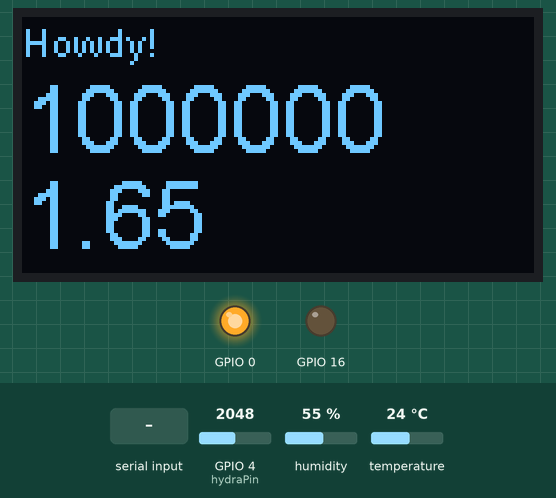
A sketch run on a simulated ESP32. On the bench: 128×64 one-colour display, output pins drawn as LEDs (lit = HIGH). The inputs (shaded band) are chosen by the test bench; at power-on: GPIO 4 (hydraPin) = 2048, humidity 55 %, temperature 24 °C. What the sketch prints to the serial monitor is not drawn.

Above: at 1.8 s.
1.9 s: GPIO 4 (hydraPin) set to 3
At 2.5 s:
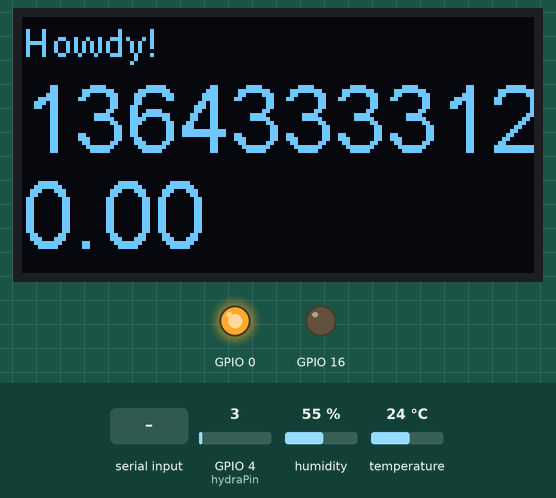
3.6 s: GPIO 4 (hydraPin) set to 0
At 5.0 s:
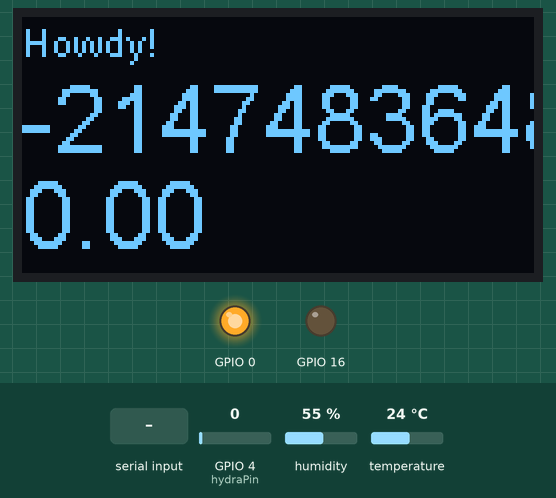
5.7 s: "t" received over Serial
At 7.5 s:
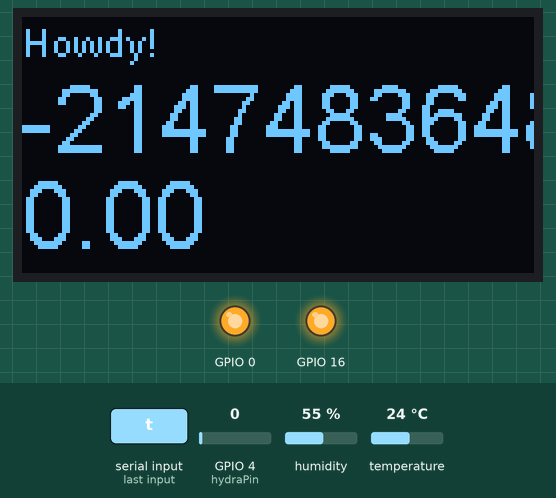
7.9 s: GPIO 4 (hydraPin) set to 140
At 8.8 s:
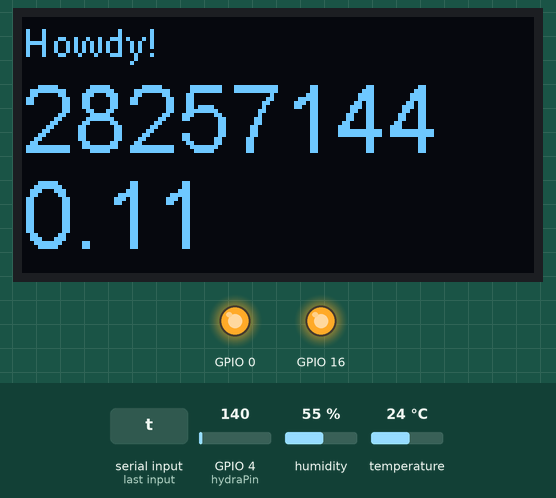
10.0 s: "u" received over Serial
At 11.3 s:
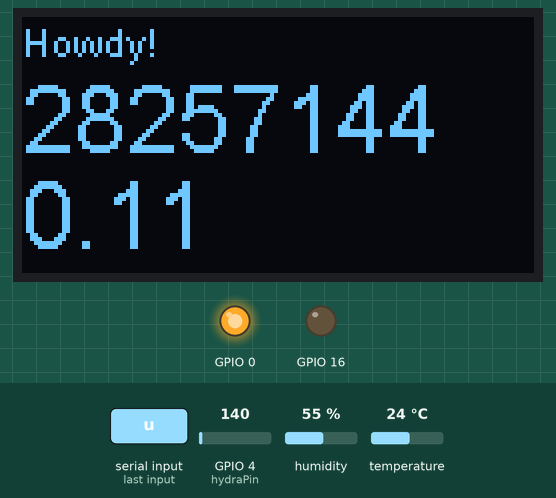
Timing chart, 0 to 13.0 s (numbered marks = the images above; inputs shaded):
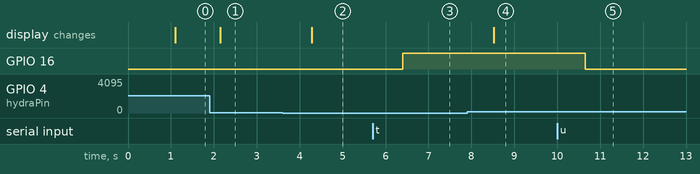

The sketch:

Hydratelyn.ino
```cpp
#include "Arduino.h"
#include "heltec.h"
#include "String.h"
#include "DHT.h"

#define DHTPIN 5
#define DHTTYPE DHT11
DHT dhtsensor = DHT(DHTPIN, DHTTYPE);
float h = 0;
float t = 0;

#define hydraPin 4
int incomingByte = 0;
String output1, output2;
float Vout;
void setup() {
  // put your setup code here, to run once:
  Heltec.begin(true /*DisplayEnable Enable*/, false /*LoRa Disable*/, true /*Serial Enable*/);
  Heltec.display->flipScreenVertically();
  Heltec.display->setTextAlignment(TEXT_ALIGN_LEFT);
  Heltec.display->setFont(ArialMT_Plain_10);
  ledcSetup(0,1000, 8);
  ledcAttachPin(0,0);
  ledcWrite(0,255);
  pinMode(16, OUTPUT);
  digitalWrite(16, LOW);
  dhtsensor.begin();
}

void loop() {
  // put your main code here, to run repeatedly:
    // Font Demo1
    // create more fonts at http://oleddisplay.squix.ch/
    Heltec.display->clear();
    // Reading temperature or humidity takes about 250 milliseconds!
    // Sensor readings may also be up to 2 seconds 'old' (its a very slow sensor)
    h = dhtsensor.readHumidity();
    delay(500);
    // Read temperature as Celsius (the default)
    t = dhtsensor.readTemperature();
    delay(500);
      Heltec.display->setFont(ArialMT_Plain_10);
      Heltec.display->drawString(0,0,"Howdy!");
      output1 = calculateScore();
      output2 = calculateVolts();

    Heltec.display->setTextAlignment(TEXT_ALIGN_LEFT);
    Heltec.display->setFont(ArialMT_Plain_24);
    Heltec.display->drawString(0, 12, output1); // Score
    Heltec.display->display();

    //Display resistance
    Heltec.display->setTextAlignment(TEXT_ALIGN_LEFT);
    Heltec.display->setFont(ArialMT_Plain_24);
    Heltec.display->drawString(0, 36, output2);// volts
    Heltec.display->display();
    if (Serial.available() > 0)
    {
    // read the incoming byte:
    incomingByte = Serial.read();
    }
    else {incomingByte = 0;}

    if(incomingByte == 115) // letter 's'
    {
      Serial.print(t);
      Serial.print(",");
      Serial.print(h);
      Serial.print(",");
      Serial.println(output1);
    }
    if(incomingByte == 116) // letter 't'
    {
      digitalWrite(16, HIGH);
      Serial.println("Hydroponic pump activated");
    }
    if(incomingByte == 117)
    {
      digitalWrite(16, LOW);
      Serial.println("Hydroponic pump de-activated");
    }

}

float calculateVolts()
{
  float sum = 0;
  for(int i = 0; i < 100; i++)
  {
    sum += analogRead(hydraPin); // oversampling 100 times
  }

  Vout = sum/100 /4096.0 * 3.3;
  float Vin = 3.3;
  float R2 = 1000000;
  int R1 = (Vin/Vout * R2) - R2; // derived from resistor divider equation

  return Vout;
}

int calculateScore()
{
  float sum = 0;
  for(int i = 0; i < 100; i++)
  {
    sum += analogRead(hydraPin); // oversampling 100 times
  }

  Vout = sum/100 /4096.0 * 3.3;
  float Vin = 3.3;
  float R2 = 1000000;
  int R1 = (Vin/Vout * R2) - R2; // derived from resistor divider equation

  return R1;
}
```

Measured:
- the behaviour switches between 2 and 1 on GPIO 4 (hydraPin) (found by bisection; images 1 and 2)
- after the input at 1.9 s, the display: changes after 0.25 s (image 1)
- after the input at 3.6 s, the display: changes after 0.68 s (image 2)
- after the input at 5.7 s, GPIO 16: LOW → HIGH after 0.70 s
- after the input at 7.9 s, the display: changes after 0.63 s (image 4)
- after the input at 10.0 s, GPIO 16: HIGH → LOW after 0.65 s
